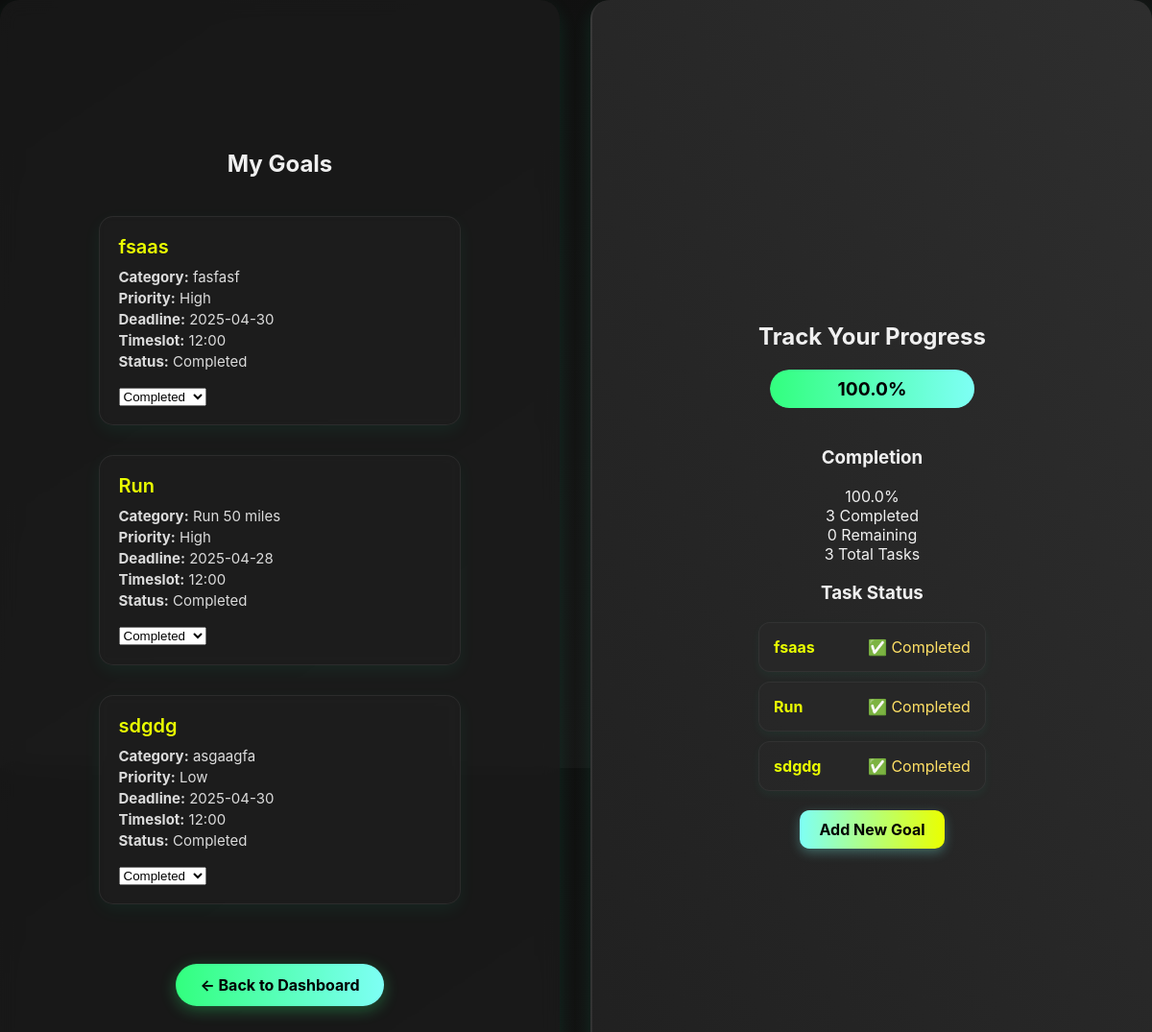
The app's page /goals/view (signed in), older data.
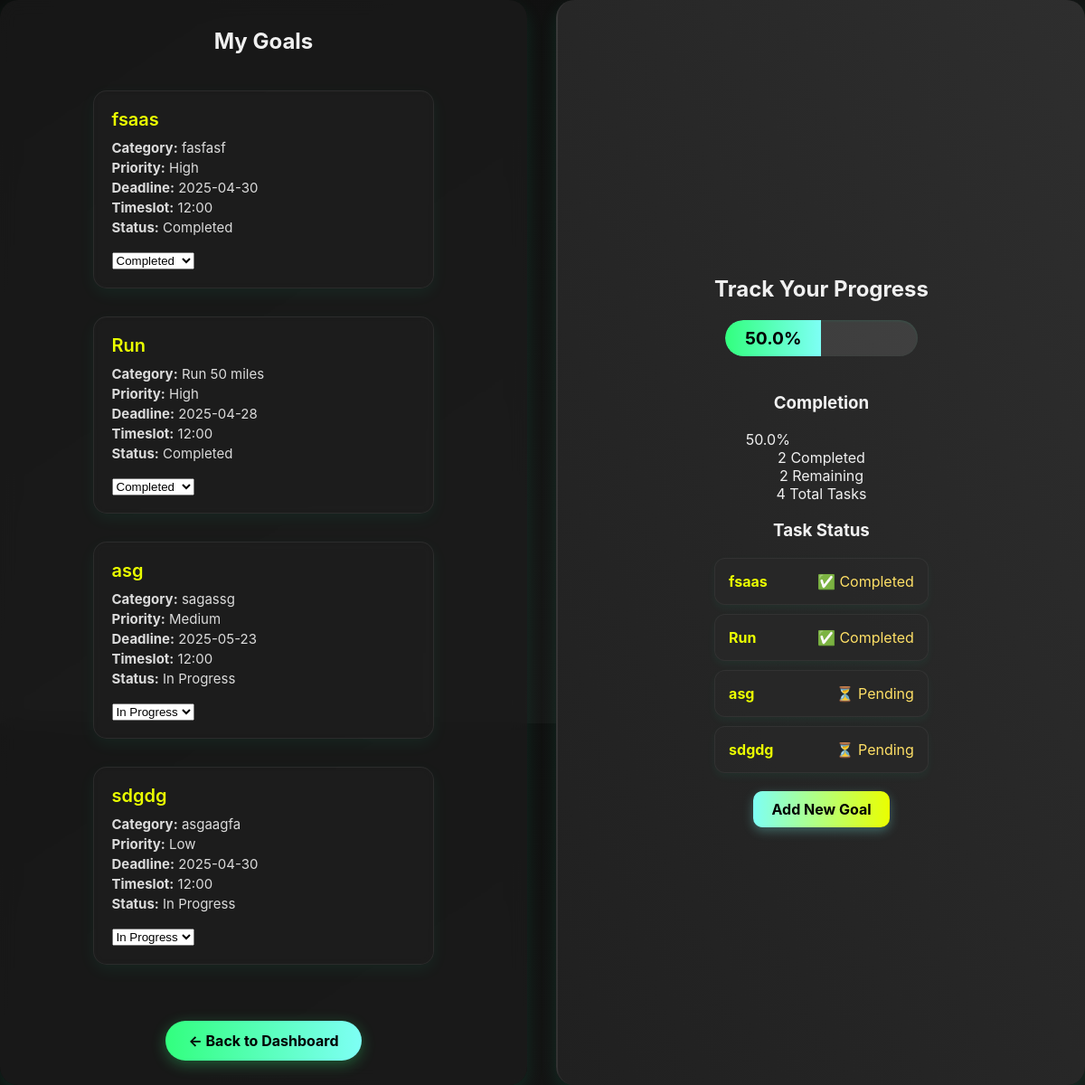
The same page, newer data.
### models/goal.py (models this page shows)
class Goal(db.Model):
    id = db.Column(db.Integer, primary_key=True)
    title = db.Column(db.String(150), nullable=False)
    category = db.Column(db.String(100))
    deadline = db.Column(db.Date)
    notes = db.Column(db.Text)
    created_at = db.Column(db.DateTime, default=datetime.utcnow)
    user_id = db.Column(db.Integer, db.ForeignKey('user.id'), nullable=False)
    priority = db.Column(db.Integer, default=1)
    completion = db.Column(db.Boolean, default=False)
    start_time = db.Column(db.Time)

### routes/goal.py (the view)
@goal_bp.route('/view')
@login_required
def view_goals():
    user_goals = Goal.query.filter_by(user_id=current_user.id).order_by(Goal.priority.asc(), Goal.created_at.desc()).all()
    completed_goals = sum(1 for g in user_goals if g.completion)
    total_goals = len(user_goals)
    completion_rate = (completed_goals / total_goals * 100) if total_goals > 0 else 0
    return render_template(
        'goal/view_goals.html',
        goals=user_goals,
        completed_goals=completed_goals,
        total_goals=total_goals,
        completion_rate=completion_rate
    )

### app.py (called while the page is built)
@login_manager.user_loader
def load_user(user_id):
    return User.query.get(int(user_id))

### templates/goal/view_goals.html (shortened to what this page needs)
<!DOCTYPE html>
<html lang="en">
<head>
    <link rel="stylesheet" href="{{ url_for('static', filename='css/styles.css') }}">
</head>
<body>
    <div class="container">
        <div class="left-panel">
            <h2>My Goals</h2>
            <div class="goal-list">
                {% if goals %}
                    {% for goal in goals %}
                    <div class="goal-card">
                        <h3>{{ goal.title }}</h3>
                        <p><strong>Category:</strong> {{ goal.category }}</p>
                        <p><strong>Priority:</strong> <span class="priority-{{ goal.priority|lower }}">{% if goal.priority == 0 %}High
                            {% elif goal.priority == 1 %}Medium
                            {% else %}Low
                            {% endif %}</span></p>
                        <p><strong>Deadline:</strong> {{ goal.deadline.strftime('%Y-%m-%d') }}</p>
                        <p><strong>Timeslot:</strong> {{ goal.start_time.strftime('%H:%M') }} </p>
                        <p><strong>Status:</strong> {{ 'Completed' if goal.completion else 'In Progress' }}</p>
                        <div class="task-actions">
                            <form action="{{ url_for('goal.update_goal', goal_id=goal.id) }}" method="POST">
                                <select name="completion" onchange="this.form.submit()">
                                    <option value="False" {% if not goal.completion %}selected{% endif %}>In Progress</option>
                                    <option value="True" {% if goal.completion %}selected{% endif %}>Completed</option>
                                </select>
                            </form>
                        </div>
                    </div>
                    {% endfor %}
                {% else %}
                    <p>No goals declared yet.</p>
                {% endif %}
            </div>
            <p class="alt-link">
                <a href="{{ url_for('main.dashboard') }}" class="back-dashboard-btn">← Back to Dashboard</a>
            </p>
        </div>
        <div class="right-panel">
            <div class="right-panel-content">
                <h2>Track Your Progress</h2>
                <div class="progress-container-bar">
                    <div class="progress-outer">
                        <div class="progress-inner" style="width: {{ completion_rate }}%;">
                            {{ "%.1f"|format(completion_rate) }}%
                        </div>
                    </div>
                </div>
                <div class="progress-stats">
                    <div class="progress-card">
                        <h3>Completion</h3>
                        <div class="progress-bar">
                            <div class="progress-fill" style="width: {{ completion_rate }}%;">
                                {{ "%.1f"|format(completion_rate) }}%
                            </div>
                        </div>
                    </div>
                    <div class="stats-grid">
                        <div class="stat-card">
                            <span class="stat-number">{{ completed_goals }}</span>
                            <span class="stat-label">Completed</span>
                        </div>
                        <div class="stat-card">
                            <span class="stat-number">{{ total_goals - completed_goals }}</span>
                            <span class="stat-label">Remaining</span>
                        </div>
                        <div class="stat-card">
                            <span class="stat-number">{{ total_goals }}</span>
                            <span class="stat-label">Total Tasks</span>
                        </div>
                    </div>
                </div>
                <div class="task-breakdown">
                    <h3>Task Status</h3>
                    <ul class="task-list">
                        {% for task in goals %}
                        <li class="task-item {{ 'completed' if task.completion else 'pending' }}">
                            <strong>{{ task.title }}</strong>
                            <span class="status-badge">
                                {% if task.completion %}
                                    ✅ Completed
                                {% else %}
                                    ⏳ Pending
                                {% endif %}
                            </span>
                        </li>
                        {% endfor %}
                    </ul>
                </div>
                <div class="goal-footer">
                    <a href="{{ url_for('goal.declare_goal') }}">Add New Goal</a>
                </div>
            </div>
        </div>
    </div>
</body>
</html>

### static/css/styles.css (style rules this page uses)
body { margin: 0; padding: 0; font-family: 'Inter', sans-serif; display: flex; height: 100vh; background: linear-gradient(to bottom right, #0f0f0f, #1c1c1c); color: #f0f0f0; }
.container { display: flex; width: 100vw; height: 150vh; }
.left-panel, .right-panel { flex: 1; display: flex; align-items: center; justify-content: center; flex-direction: column; padding: 40px; box-sizing: border-box; height: 150vh; backdrop-filter: blur(10px); background: rgba(30, 30, 30, 0.6); border-radius: 20px; box-shadow: 0 8px 20px rgba(0, 255, 170, 0.1); }
.left-panel { color: #f0f0f0; }
.right-panel { background: linear-gradient(to top right, #202020, #2e2e2e); color: #f0f0f0; text-align: center; border-left: 2px solid rgba(255, 255, 255, 0.05); }
.goal-list { display: flex; flex-direction: column; gap: 15px; margin-top: 20px; }
.goal-card { width: 21rem; background: rgba(40, 40, 40, 0.7); padding: 20px; border-radius: 20px; border: 1px solid rgba(255, 255, 255, 0.06); box-shadow: 0 8px 24px rgba(0, 255, 170, 0.08); backdrop-filter: blur(8px); transition: transform 0.3s ease, box-shadow 0.3s ease; animation: fadeInCard 0.4s ease-in; }
.goal-card h3 { margin: 0 0 10px; color: #eaff00; font-size: 20px; font-weight: 600; }
.goal-card p { margin: 3px 0; color: #dcdcdc; font-size: 15px; }
.task-list { list-style: none; padding: 0; }
.task-item { background: rgba(40, 40, 40, 0.7); border: 1px solid rgba(255, 255, 255, 0.05); padding: 15px; margin-bottom: 10px; border-radius: 12px; display: flex; justify-content: space-between; align-items: center; box-shadow: 0 4px 10px rgba(0, 255, 170, 0.05); color: #eaff00; }
.task-actions { display: flex; gap: 10px; }
.status-badge { color: #ffe066; }
.container { display: flex; gap: 2rem; flex-wrap: wrap; }
.goal-card { border: 1px solid rgba(255, 255, 255, 0.07); padding: 1.2rem; margin-bottom: 1rem; border-radius: 15px; background: rgba(30, 30, 30, 0.75); box-shadow: 0 6px 18px rgba(0, 255, 170, 0.06); color: #eaff00; backdrop-filter: blur(6px); transition: transform 0.2s ease; }
.task-actions { margin-top: 1rem; }
.progress-container-bar { width: 90%; margin: 20px auto 40px auto; }
.progress-outer { background-color: rgba(255, 255, 255, 0.1); border-radius: 50px; height: 40px; width: 100%; box-shadow: inset 0 1px 3px rgba(0, 255, 170, 0.1); overflow: hidden; }
.progress-inner { background: linear-gradient(to right, #32ff7e, #7efff5); height: 100%; border-radius: 50px 0 0 50px; text-align: center; line-height: 40px; color: #000; font-weight: bold; font-size: 1.2rem; transition: width 0.6s ease; }
.goal-footer { margin-top: 20px; text-align: center; }
.goal-footer a { display: inline-block; padding: 10px 20px; background: linear-gradient(to right, #7efff5, #eaff00); color: #000; text-decoration: none; border-radius: 10px; font-weight: bold; transition: transform 0.3s ease, box-shadow 0.3s ease; box-shadow: 0 4px 12px rgba(126, 255, 245, 0.3); }
.back-dashboard-btn { margin-top: 30px; display: inline-block; padding: 12px 25px; background: linear-gradient(to right, #32ff7e, #7efff5); color: #000; font-weight: bold; border-radius: 30px; text-decoration: none; font-size: 16px; transition: transform 0.3s ease, box-shadow 0.3s ease; box-shadow: 0 4px 16px rgba(50, 255, 126, 0.3); }
body { display: flex; margin: 0; background: linear-gradient(to bottom right, #0d0d0d, #1a1a1a); color: #f0f0f0; }

Row changes from the older to the newer data that the page shows:
added Goal: title "asg", category "sagassg", priority "Medium", deadline "2025-05-23", start_time "12:00", completion "In Progress", shows "⏳ Pending"
changed Goal "sdgdg": completion "Completed" → "In Progress"; completion "✅ Completed" → "⏳ Pending"
Text that changed along with them:
{{ completion_rate }}: 100.0 → 50.0 (drawn)
{{ "%.1f"|format(completion_rate) }}: "100.0" → "50.0"
{{ completed_goals }}: "3" → "2"
{{ total_goals - completed_goals }}: "0" → "2"
{{ total_goals }}: "3" → "4"
